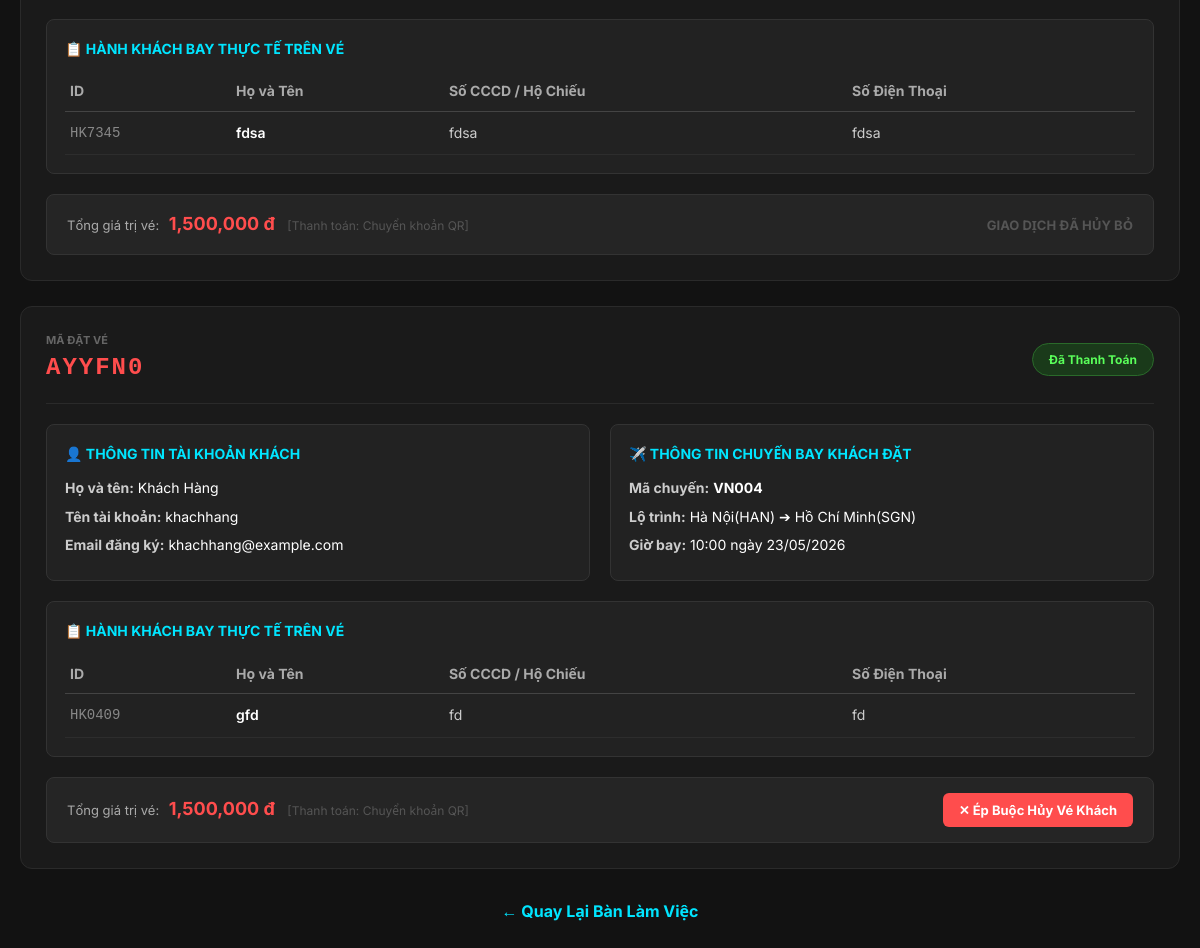
Before: /quan-ly/khach-hang (signed in, lower part) with the older database file.
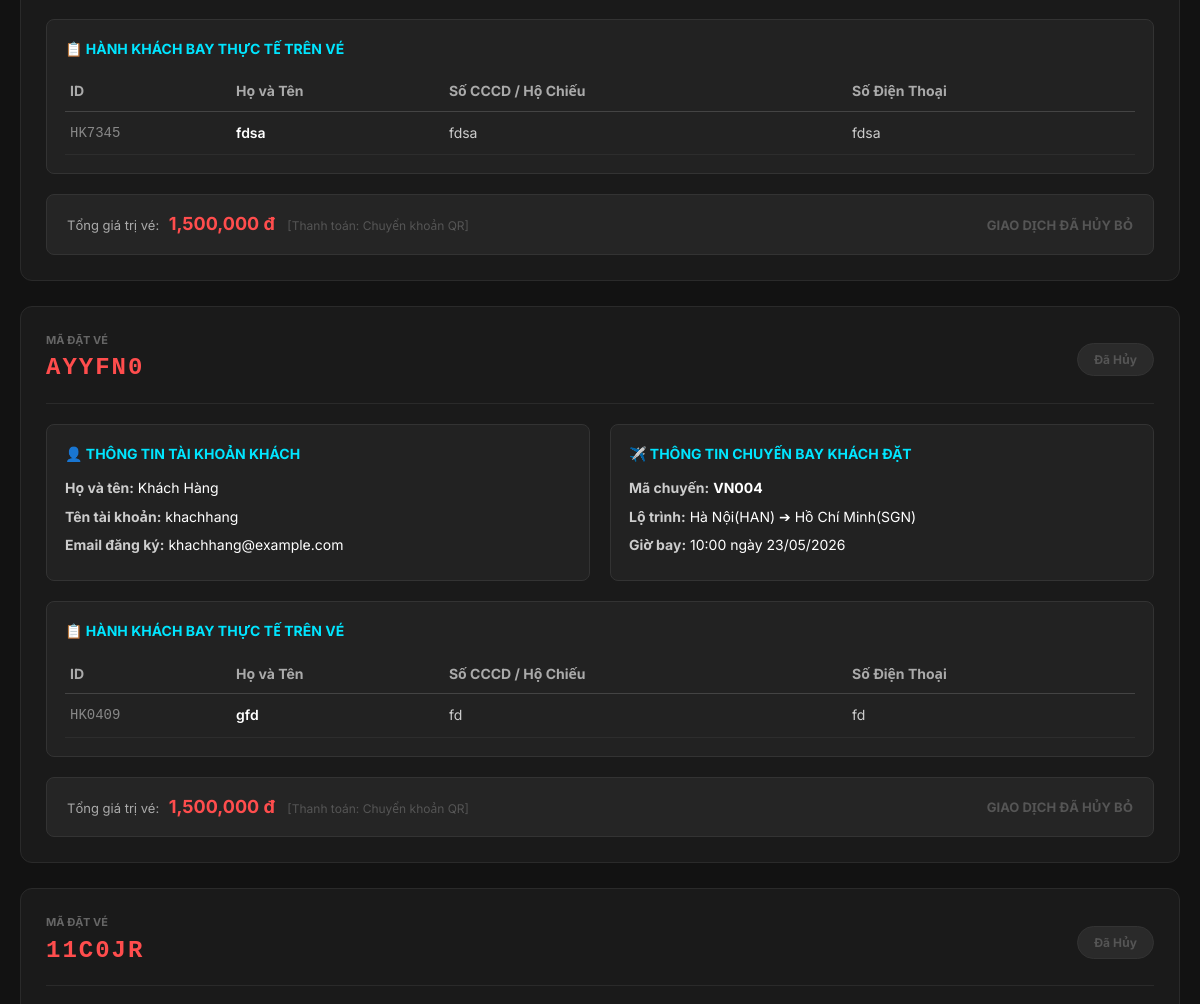
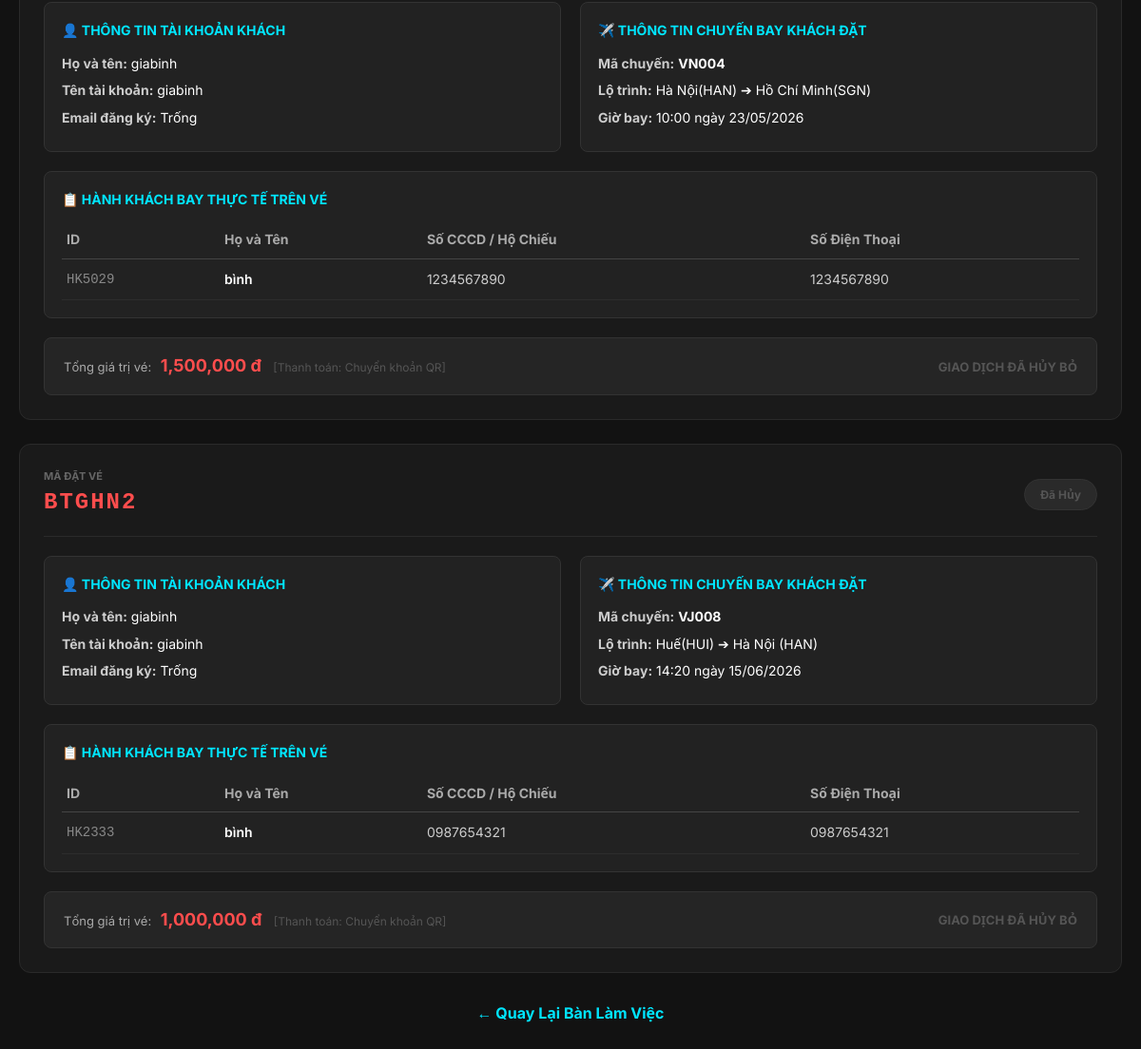
After: the same page with the newer database file (2 pictures, top to bottom).
### app.py (models this page shows)
class PhieuDatVe(db.Model):
    maDatVe = db.Column(db.String(20), primary_key=True)
    ngayDat = db.Column(db.DateTime, default=datetime.utcnow)
    trangThaiDatVe = db.Column(db.String(20), default='Chưa Thanh Toán')
    tongTien = db.Column(db.Float, nullable=False)
    phuongThucThanhToan = db.Column(db.String(20), nullable=False)
    ngayThanhToan = db.Column(db.DateTime)
    user_id = db.Column(db.String(20), db.ForeignKey('user.id'), nullable=False)
    chuyenbay_id = db.Column(db.String(20), db.ForeignKey('chuyen_bay.maChuyenBay'), nullable=False)
    user = db.relationship('User', backref=db.backref('danh_sach_phieu_user', lazy=True))
    chuyenbay = db.relationship('ChuyenBay', backref=db.backref('danh_sach_phieu_chuyen_bay', lazy=True))

class HanhKhach(db.Model):
    id = db.Column(db.String(20), primary_key=True)
    hoTen = db.Column(db.String(100), nullable=False)
    cccd = db.Column(db.String(20), unique=True, nullable=False)
    soDienThoai = db.Column(db.String(20), nullable=False)
    phieu_id = db.Column(db.String(20), db.ForeignKey('phieu_dat_ve.maDatVe'), nullable=False)
    phieu = db.relationship('PhieuDatVe', backref=db.backref('hanhkhach_list', lazy=True))

class User(db.Model):
    id = db.Column(db.String(20), primary_key=True)
    taiKhoan = db.Column(db.String(50), unique=True, nullable=False)
    matKhau = db.Column(db.String(100), nullable=False)
    hoTen = db.Column(db.String(100), nullable=False)
    email = db.Column(db.String(100))
    role = db.Column(db.String(20), default='khachhang')

class ChuyenBay(db.Model):
    maChuyenBay = db.Column(db.String(20), primary_key=True)
    maMayBay = db.Column(db.String(20), db.ForeignKey('may_bay.maMayBay'), nullable=False)
    sanBayDi = db.Column(db.String(50), nullable=False)
    sanBayDen = db.Column(db.String(50), nullable=False)
    ngayGioDi = db.Column(db.DateTime, nullable=False)
    ngayGioDen = db.Column(db.DateTime, nullable=False)
    giaVe = db.Column(db.Float, nullable=False)
    soGheTrong = db.Column(db.Integer, nullable=False)
    may_bay = db.relationship('MayBay', backref=db.backref('chuyen_bay', lazy=True))

### app.py (the view)
@app.route('/quan-ly/khach-hang')
def quan_ly_khach_hang_route():
    if 'user_id' not in session or session.get('role') not in ['admin', 'nhanvien']:
        flash('Bạn không có quyền truy cập khu vực nghiệp vụ này!', 'danger')
        return redirect(url_for('login'))
    phieu_list = PhieuDatVe.query.all()
    return render_template('quan_ly_khach_hang.html', phieu_list=phieu_list)

### templates/quan_ly_khach_hang.html (shortened to what the changed rows need)
{% extends 'base.html' %}
{% block content %}
<main class="container" style="padding: 40px 20px; max-width: 1200px; margin: 0 auto">
    <div style="display: flex; flex-direction: column; gap: 25px;">
        {% for phieu in phieu_list %}
        <div style="background-color: #1a1a1a; border: 1px solid #2a2a2a; border-radius: 12px; padding: 25px; color: #fff;">
            <div style="display: flex; justify-content: space-between; align-items: center; border-bottom: 1px solid #2a2a2a; padding-bottom: 15px; margin-bottom: 20px;">
                <div>
                    <span style="color: #666; font-size: 11px; font-weight: bold; display: block;">MÃ ĐẶT VÉ</span>
                    <strong style="color: #ff4d4d; font-size: 24px; font-family: monospace; letter-spacing: 2px;">{{ phieu.maDatVe }}</strong>
                </div>
                <span style="padding: 6px 16px; border-radius: 20px; font-size: 12px; font-weight: 700;
                    {% if phieu.trangThaiDatVe == 'Đã Thanh Toán' %} background: #1a3a1a; color: #5aff5a; border: 1px solid #2a6a2a;
                    {% elif phieu.trangThaiDatVe == 'Đã Hủy' %} background: #2a2a2a; color: #555; border: 1px solid #333;
                    {% else %} background: #3a2a0a; color: #ffaa00; border: 1px solid #6a4a0a; {% endif %}">
                    {{ phieu.trangThaiDatVe }}
                </span>
            </div>
            <div style="display: grid; grid-template-columns: 1fr 1fr; gap: 20px; margin-bottom: 20px;">
                <div style="background: #222; border: 1px solid #333; padding: 18px; border-radius: 8px;">
                    <h4 style="color: #00e5ff; margin: 0 0 12px 0; font-size: 14px; font-weight: bold;">👤 THÔNG TIN TÀI KHOẢN KHÁCH</h4>
                    <p style="margin: 6px 0; font-size: 14px; color: #ccc;"><strong>Họ và tên:</strong> <span style="color: #fff;">{{ phieu.user.hoTen }}</span></p>
                    <p style="margin: 6px 0; font-size: 14px; color: #ccc;"><strong>Tên tài khoản:</strong> <span style="color: #fff;">{{ phieu.user.taiKhoan }}</span></p>
                    <p style="margin: 6px 0; font-size: 14px; color: #ccc;"><strong>Email đăng ký:</strong> <span style="color: #fff;">{{ phieu.user.email if phieu.user.email else 'Trống' }}</span></p>
                </div>
                <div style="background: #222; border: 1px solid #333; padding: 18px; border-radius: 8px;">
                    <h4 style="color: #00e5ff; margin: 0 0 12px 0; font-size: 14px; font-weight: bold;">✈️ THÔNG TIN CHUYẾN BAY KHÁCH ĐẶT</h4>
                    <p style="margin: 6px 0; font-size: 14px; color: #ccc;"><strong>Mã chuyến:</strong> <span style="color: #fff; font-weight: bold;">{{ phieu.chuyenbay.maChuyenBay }}</span></p>
                    <p style="margin: 6px 0; font-size: 14px; color: #ccc;"><strong>Lộ trình:</strong> <span style="color: #fff;">{{ phieu.chuyenbay.sanBayDi }} ➔ {{ phieu.chuyenbay.sanBayDen }}</span></p>
                    <p style="margin: 6px 0; font-size: 14px; color: #ccc;"><strong>Giờ bay:</strong> <span style="color: #fff;">{{ phieu.chuyenbay.ngayGioDi.strftime('%H:%M ngày %d/%m/%Y') }}</span></p>
                </div>
            </div>
            <div style="background: #222; border: 1px solid #333; padding: 18px; border-radius: 8px; margin-bottom: 20px;">
                <h4 style="color: #00e5ff; margin: 0 0 12px 0; font-size: 14px; font-weight: bold;">📋 HÀNH KHÁCH BAY THỰC TẾ TRÊN VÉ</h4>
                <table style="width: 100%; border-collapse: collapse; text-align: left; font-size: 14px;">
                    <thead>
                        <tr style="border-bottom: 1px solid #444; color: #aaa;">
                            <th style="padding: 8px 5px;">ID</th>
                            <th style="padding: 8px 5px;">Họ và Tên</th>
                            <th style="padding: 8px 5px;">Số CCCD / Hộ Chiếu</th>
                            <th style="padding: 8px 5px;">Số Điện Thoại</th>
                        </tr>
                    </thead>
                    <tbody>
                        {% for hk in phieu.hanhkhach_list %}
                        <tr style="border-bottom: 1px solid #2d2d2d;">
                            <td style="padding: 10px 5px; font-family: monospace; color: #888;">{{ hk.id }}</td>
                            <td style="padding: 10px 5px; font-weight: 600; color: #fff;">{{ hk.hoTen }}</td>
                            <td style="padding: 10px 5px; color: #ccc;">{{ hk.cccd }}</td>
                            <td style="padding: 10px 5px; color: #ccc;">{{ hk.soDienThoai }}</td>
                        </tr>
                        {% endfor %}
                    </tbody>
                </table>
            </div>
            <div style="display: flex; justify-content: space-between; align-items: center; background-color: #252525; padding: 15px 20px; border-radius: 8px; border: 1px solid #333;">
                <div>
                    <span style="font-size: 13px; color: #aaa;">Tổng giá trị vé:</span>
                    <strong style="color: #ff4d4d; font-size: 18px; margin-left: 5px;">{{ "{:,.0f}".format(phieu.tongTien) }} đ</strong>
                    <span style="font-size: 12px; color: #555; margin-left: 8px;">[Thanh toán: {{ phieu.phuongThucThanhToan }}]</span>
                </div>
                <div>
                    {% if phieu.trangThaiDatVe != 'Đã Hủy' %}
                    <form action="/quan-ly/huy-ve/{{ phieu.maDatVe }}" method="POST" onsubmit="return confirm('CẢNH BÁO: Bạn đang thực hiện quyền hạn Nhân viên/Admin để hủy vé của khách hàng này. Chỗ ngồi sẽ được trả lại tự động. Xác nhận hủy?')">
                        <button type="submit" style="background-color: #ff4d4d; color: white; border: none; padding: 8px 16px; border-radius: 6px; font-weight: bold; cursor: pointer; font-size: 13px;">
                            ✕ Ép Buộc Hủy Vé Khách
                        </button>
                    </form>
                    {% else %}
                    <span style="color: #555; font-size: 13px; font-weight: bold; text-transform: uppercase;">Giao dịch đã hủy bỏ</span>
                    {% endif %}
                </div>
            </div>
        </div>
        {% else %}
        <div style="text-align: center; color: #aaa; padding: 50px; background: #1a1a1a; border-radius: 12px; border: 1px solid #2a2a2a;">
            Hệ thống chưa phát sinh bất kỳ giao dịch đặt vé nào từ khách hàng.
        </div>
        {% endfor %}
    </div>
</main>
{% endblock %}

Changed rows visible on the page:
changed PhieuDatVe "AYYFN0": trangThaiDatVe "Đã Thanh Toán" → "Đã Hủy"; trangThaiDatVe "✕ Ép Buộc Hủy Vé Khách" → "GIAO DỊCH ĐÃ HỦY BỎ"
added PhieuDatVe: maDatVe "11C0JR", trangThaiDatVe "Đã Hủy", user.hoTen "giabinh", user.taiKhoan "giabinh", user "Trống", chuyenbay.maChuyenBay "VN004", chuyenbay.sanBayDi "Hà Nội(HAN)", chuyenbay.sanBayDen "Hồ Chí Minh(SGN)", chuyenbay.ngayGioDi "10:00 ngày 23/05/2026", tongTien "1,500,000", phuongThucThanhToan "Chuyển khoản QR", shows "GIAO DỊCH ĐÃ HỦY BỎ"
added HanhKhach: id "HK5029", hoTen "bình", cccd "1234567890", soDienThoai "1234567890", shown under "11C0JR"
added PhieuDatVe: maDatVe "BTGHN2", trangThaiDatVe "Đã Hủy", user.hoTen "giabinh", user.taiKhoan "giabinh", user "Trống", chuyenbay.maChuyenBay "VJ008", chuyenbay.sanBayDi "Huế(HUI)", chuyenbay.sanBayDen "Hà Nội (HAN)", chuyenbay.ngayGioDi "14:20 ngày 15/06/2026", tongTien "1,000,000", phuongThucThanhToan "Chuyển khoản QR", shows "GIAO DỊCH ĐÃ HỦY BỎ"
added HanhKhach: id "HK2333", hoTen "bình", cccd "0987654321", soDienThoai "0987654321", shown under "BTGHN2"
